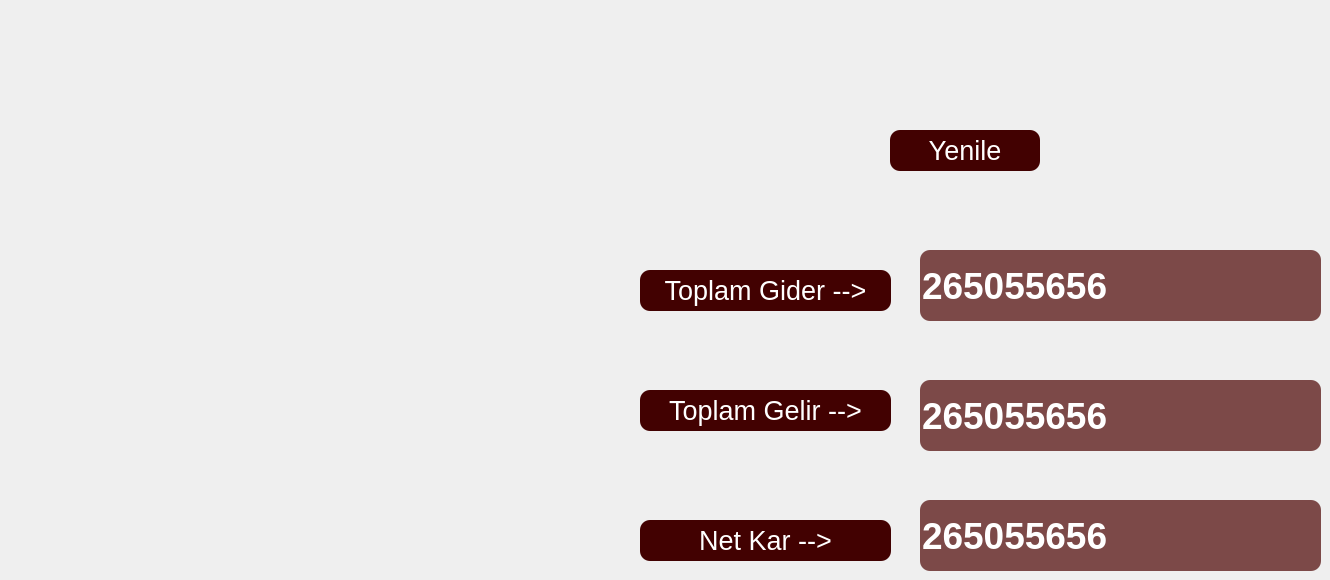
    <widget class="QWidget" name="tab_3">
     <attribute name="title">
      <string>Net Kar</string>
     </attribute>
     <widget class="QPushButton" name="btn_gelir_sil_7">
      <property name="geometry">
       <rect>
        <x>640</x>
        <y>270</y>
        <width>251</width>
        <height>41</height>
       </rect>
      </property>
      <property name="font">
       <font>
        <pointsize>20</pointsize>
        <weight>50</weight>
        <italic>false</italic>
        <bold>false</bold>
        <underline>false</underline>
        <kerning>true</kerning>
       </font>
      </property>
      <property name="contextMenuPolicy">
       <enum>Qt::DefaultContextMenu</enum>
      </property>
      <property name="styleSheet">
       <string notr="true">*{background-color: rgb(66, 1, 1);; color: white; border-radius: 10px;}</string>
      </property>
      <property name="text">
       <string>Toplam Gider --&gt;</string>
      </property>
      <property name="autoDefault">
       <bool>true</bool>
      </property>
      <property name="default">
       <bool>false</bool>
      </property>
      <property name="flat">
       <bool>false</bool>
      </property>
     </widget>
     <widget class="QLineEdit" name="page_toplamGider">
      <property name="enabled">
       <bool>true</bool>
      </property>
      <property name="geometry">
       <rect>
        <x>920</x>
        <y>250</y>
        <width>401</width>
        <height>71</height>
       </rect>
      </property>
      <property name="font">
       <font>
        <pointsize>28</pointsize>
        <weight>75</weight>
        <bold>true</bold>
       </font>
      </property>
      <property name="mouseTracking">
       <bool>false</bool>
      </property>
      <property name="tabletTracking">
       <bool>false</bool>
      </property>
      <property name="styleSheet">
       <string notr="true">*{ background-color: rgb(124, 73, 72);; color: white; border-radius: 10px;}</string>
      </property>
      <property name="text">
       <string>265055656</string>
      </property>
      <property name="readOnly">
       <bool>true</bool>
      </property>
      <property name="placeholderText">
       <string/>
      </property>
     </widget>
     <widget class="QLineEdit" name="page_toplamGelir">
      <property name="enabled">
       <bool>true</bool>
      </property>
      <property name="geometry">
       <rect>
        <x>920</x>
        <y>380</y>
        <width>401</width>
        <height>71</height>
       </rect>
      </property>
      <property name="font">
       <font>
        <pointsize>28</pointsize>
        <weight>75</weight>
        <bold>true</bold>
       </font>
      </property>
      <property name="mouseTracking">
       <bool>false</bool>
      </property>
      <property name="tabletTracking">
       <bool>false</bool>
      </property>
      <property name="styleSheet">
       <string notr="true">*{ background-color: rgb(124, 73, 72);; color: white; border-radius: 10px;}</string>
      </property>
      <property name="text">
       <string>265055656</string>
      </property>
      <property name="readOnly">
       <bool>true</bool>
      </property>
      <property name="placeholderText">
       <string/>
      </property>
     </widget>
     <widget class="QPushButton" name="btn_gelir_sil_8">
      <property name="geometry">
       <rect>
        <x>640</x>
        <y>390</y>
        <width>251</width>
        <height>41</height>
       </rect>
      </property>
      <property name="font">
       <font>
        <pointsize>20</pointsize>
        <weight>50</weight>
        <italic>false</italic>
        <bold>false</bold>
        <underline>false</underline>
        <kerning>true</kerning>
       </font>
      </property>
      <property name="contextMenuPolicy">
       <enum>Qt::DefaultContextMenu</enum>
      </property>
      <property name="styleSheet">
       <string notr="true">*{background-color: rgb(66, 1, 1);; color: white; border-radius: 10px;}</string>
      </property>
      <property name="text">
       <string>Toplam Gelir --&gt;</string>
      </property>
      <property name="autoDefault">
       <bool>true</bool>
      </property>
      <property name="default">
       <bool>false</bool>
      </property>
      <property name="flat">
       <bool>false</bool>
      </property>
     </widget>
     <widget class="QLineEdit" name="page_netKar">
      <property name="enabled">
       <bool>true</bool>
      </property>
      <property name="geometry">
       <rect>
        <x>920</x>
        <y>500</y>
        <width>401</width>
        <height>71</height>
       </rect>
      </property>
      <property name="font">
       <font>
        <pointsize>28</pointsize>
        <weight>75</weight>
        <bold>true</bold>
       </font>
      </property>
      <property name="mouseTracking">
       <bool>false</bool>
      </property>
      <property name="tabletTracking">
       <bool>false</bool>
      </property>
      <property name="styleSheet">
       <string notr="true">*{ background-color: rgb(124, 73, 72);; color: white; border-radius: 10px;}</string>
      </property>
      <property name="text">
       <string>265055656</string>
      </property>
      <property name="readOnly">
       <bool>true</bool>
      </property>
      <property name="placeholderText">
       <string/>
      </property>
     </widget>
     <widget class="QPushButton" name="btn_gelir_sil_9">
      <property name="geometry">
       <rect>
        <x>640</x>
        <y>520</y>
        <width>251</width>
        <height>41</height>
       </rect>
      </property>
      <property name="font">
       <font>
        <pointsize>20</pointsize>
        <weight>50</weight>
        <italic>false</italic>
        <bold>false</bold>
        <underline>false</underline>
        <kerning>true</kerning>
       </font>
      </property>
      <property name="contextMenuPolicy">
       <enum>Qt::DefaultContextMenu</enum>
      </property>
      <property name="styleSheet">
       <string notr="true">*{background-color: rgb(66, 1, 1);; color: white; border-radius: 10px;}</string>
      </property>
      <property name="text">
       <string>Net Kar --&gt;</string>
      </property>
      <property name="autoDefault">
       <bool>true</bool>
      </property>
      <property name="default">
       <bool>false</bool>
      </property>
      <property name="flat">
       <bool>false</bool>
      </property>
     </widget>
     <widget class="QPushButton" name="page_yenile">
      <property name="geometry">
       <rect>
        <x>890</x>
        <y>130</y>
        <width>150</width>
        <height>41</height>
       </rect>
      </property>
      <property name="font">
       <font>
        <pointsize>20</pointsize>
        <weight>50</weight>
        <italic>false</italic>
        <bold>false</bold>
        <underline>false</underline>
        <kerning>true</kerning>
       </font>
      </property>
      <property name="contextMenuPolicy">
       <enum>Qt::DefaultContextMenu</enum>
      </property>
      <property name="styleSheet">
       <string notr="true">*{background-color: rgb(66, 1, 1);; color: white; border-radius: 10px;}</string>
      </property>
      <property name="text">
       <string>Yenile</string>
      </property>
      <property name="autoDefault">
       <bool>true</bool>
      </property>
      <property name="default">
       <bool>false</bool>
      </property>
      <property name="flat">
       <bool>false</bool>
      </property>
     </widget>
    </widget>
